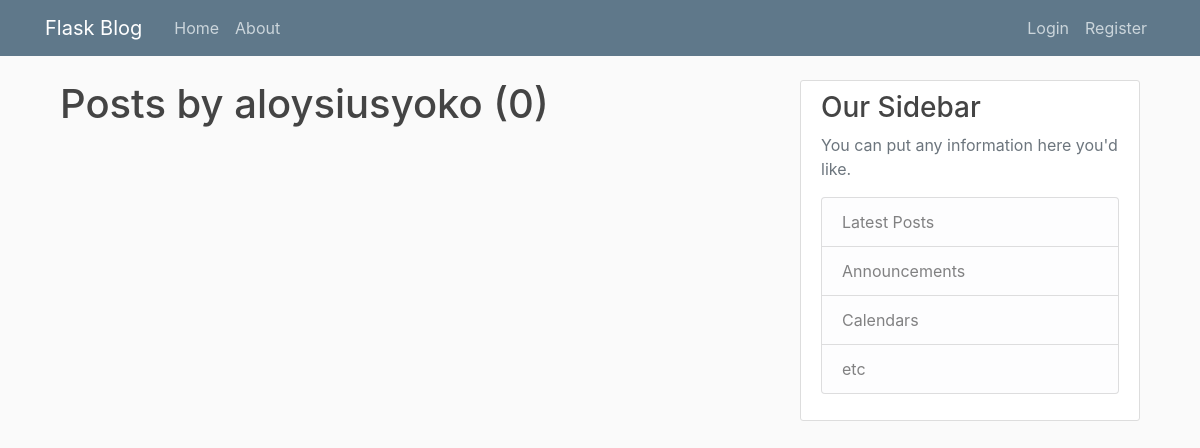
The page /user/aloysiusyoko on the database as committed earlier.
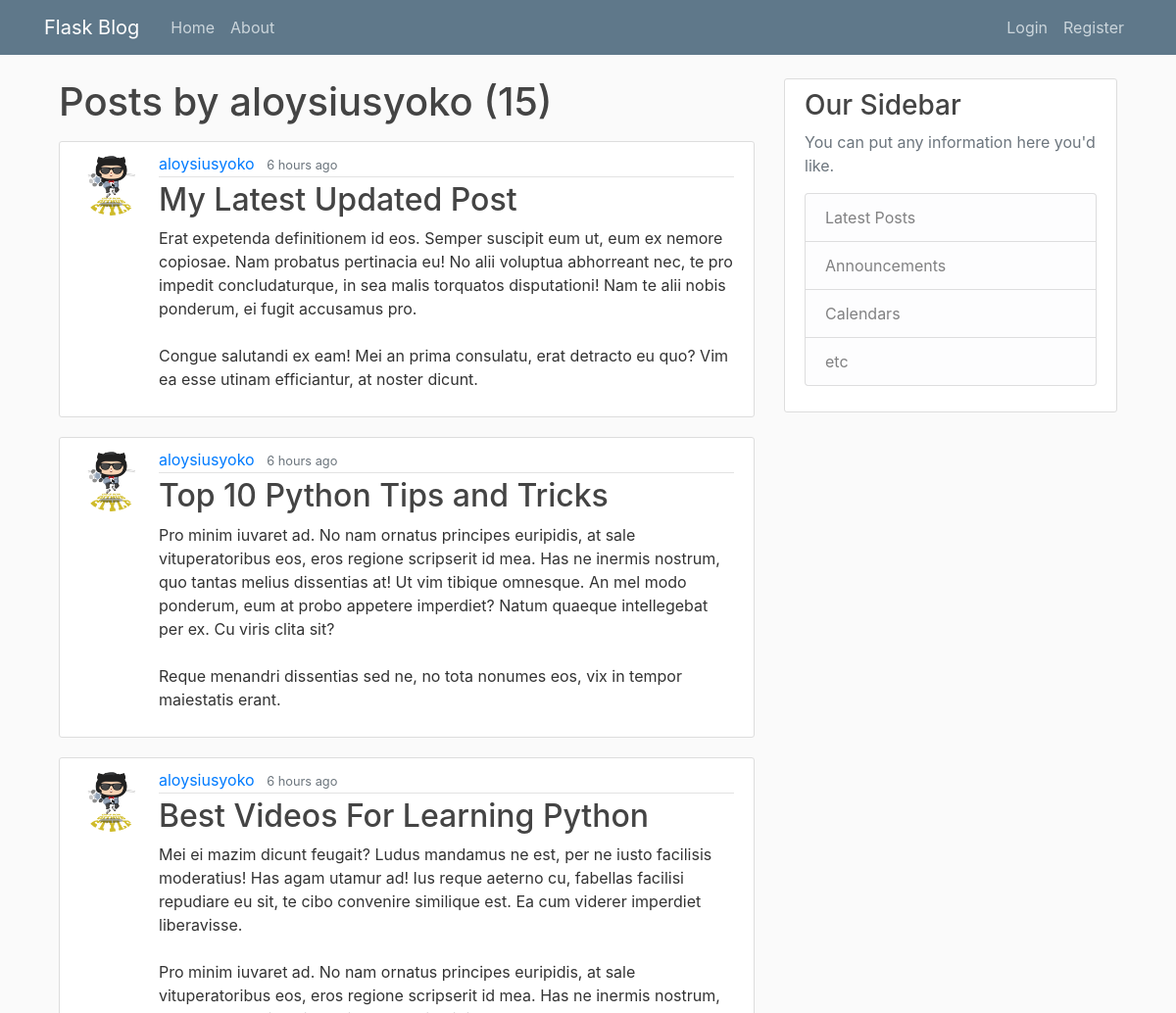
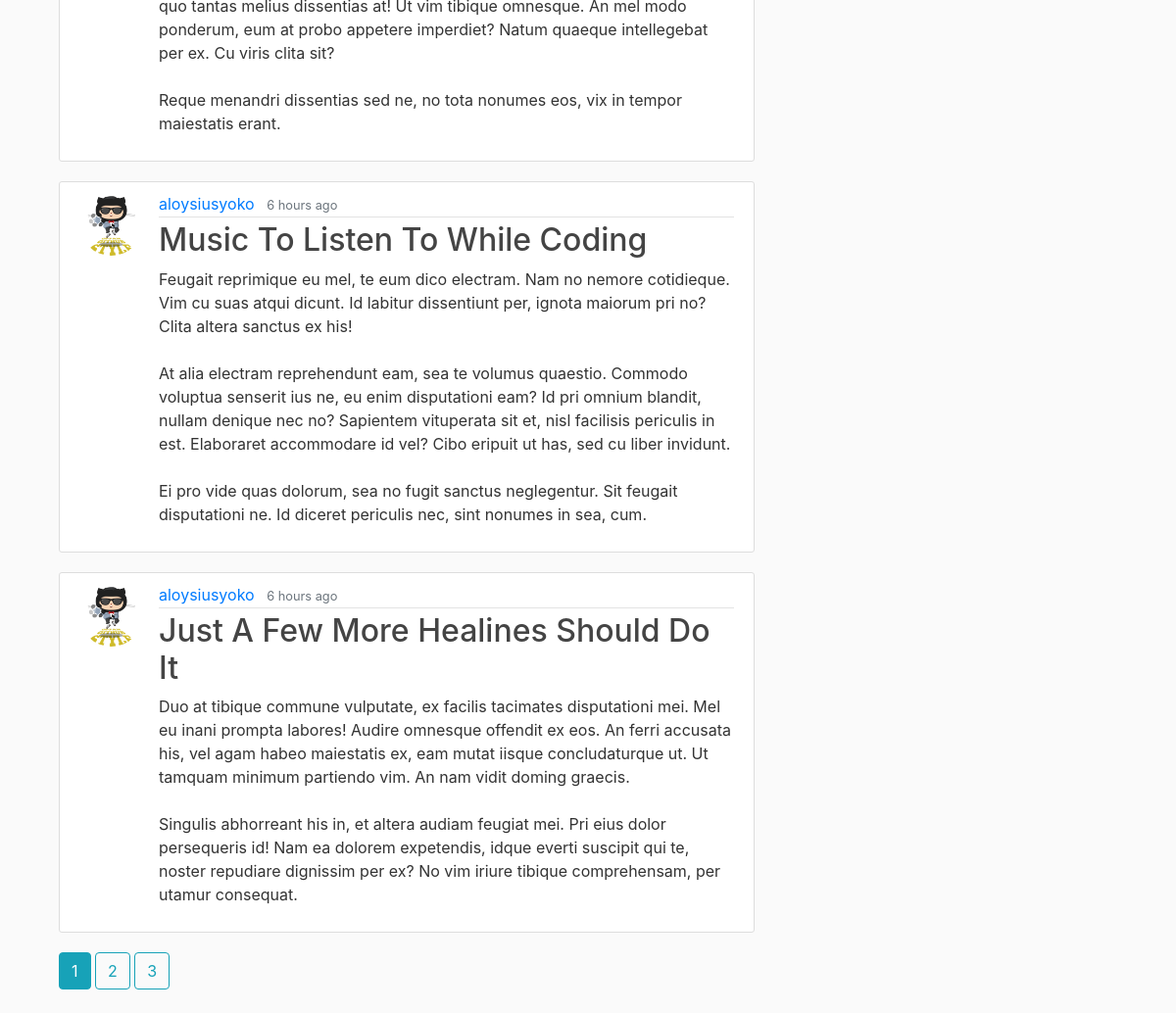
The same page on the database as committed later (2 pictures, top to bottom).
### flaskblog/models.py (models this page shows, shortened)
class User(db.Model, UserMixin):
    id = db.Column(db.Integer, primary_key=True)
    username = db.Column(db.String(20), unique=True, nullable=False)
    email = db.Column(db.String(120), unique=True, nullable=False)
    image_file = db.Column(db.String(20), nullable=False,
                           default='default.png')
    password = db.Column(db.String(60), nullable=False)
    posts = db.relationship('Post', backref='author', lazy=True)

class Post(db.Model):
    id = db.Column(db.Integer, primary_key=True)
    title = db.Column(db.String(100), nullable=False)
    date_posted = db.Column(db.DateTime, default=datetime.utcnow)
    content = db.Column(db.Text, nullable=False)
    user_id = db.Column(db.Integer, db.ForeignKey('user.id'), nullable=False)

### flaskblog/users/routes.py (the view)
@users.route("/user/<string:username>")
def user_posts(username):
    page = request.args.get('page', 1, type=int)
    per_page = request.args.get('per_page', 5, type=int)
    user = User.query.filter_by(username=username).first_or_404()
    posts = Post.query.filter_by(author=user)\
        .order_by(Post.date_posted.desc())\
        .paginate(page=page, per_page=per_page)
    return render_template('user_posts.html',
                           posts=posts, user=user)

### flaskblog/templates/user_posts.html
{% extends "layout.html" %}
{% block content %}
  <h1 class="mb-3">Posts by {{user.username}} ({{posts.total}})</h1>
  {% for post in posts.items %}
    <article class="media content-section">
      <img class="rounded-circle article-img" src="{{ url_for('static', filename='profile_pics/' + post.author.image_file) }}" alt="">
      <div class="media-body">
        <div class="article-metadata">
          <a class="mr-2" href="{{ url_for('users.user_posts', username=post.author.username) }}">{{ post.author.username }}</a>
          <small class="text-muted">{{ moment(post.date_posted).fromNow() }}</small>
        </div>
        <h2>
          <a class="article-title" href="{{ url_for('posts.post', post_id=post.id) }}">{{ post.title }}</a>
        </h2>
        <p class="article-content">{{ post.content }}</p>
      </div>
    </article>
  {% endfor %}
  {% for page_num in posts.iter_pages(left_edge=1, right_edge=1, left_current=1, right_current=2) %}
    {% if page_num %}
      {% if posts.page == page_num %}
        <a class="btn btn-info mb-4" href="{{ url_for('users.user_posts', username=user.username, page=page_num) }}">{{ page_num }}</a>
       {% else %}
        <a class="btn btn-outline-info mb-4" href="{{ url_for('users.user_posts', username=user.username, page=page_num) }}">{{ page_num }}</a>
       {% endif %}
    {% else %}
      <button class="btn btn-outline-info mb-4" disabled>...</button>
    {% endif %}
  {% endfor %}
{% endblock content%}

### flaskblog/templates/layout.html (shortened to what this page needs)
<!DOCTYPE html>
<html>
<head>
  <link rel="stylesheet" href="https://maxcdn.bootstrapcdn.com/bootstrap/4.0.0/css/bootstrap.min.css"
>
  <link rel="stylesheet" href="{{ url_for('static', filename='main.css') }}">
</head>
<body>
  <header class="site-header">
    <nav class="navbar navbar-expand-md navbar-dark bg-steel fixed-top">
      <div class="container">
        <a class="navbar-brand mr-4" href="{{ url_for('main.home') }}">Flask Blog</a>
        <div class="collapse navbar-collapse" id="navbarToggle">
          <div class="navbar-nav mr-auto">
            <a class="nav-item nav-link" href="{{ url_for('main.home') }}">Home</a>
            <a class="nav-item nav-link" href="{{ url_for('main.about') }}">About</a>
          </div>
          <div class="navbar-nav">
            {% if current_user.is_authenticated %}
              <a class="nav-item nav-link" href="{{ url_for('posts.new_post') }}">New Post</a>
              <a class="nav-item nav-link" href="{{ url_for('users.account') }}">Account</a>
              <a class="nav-item nav-link" href="{{ url_for('users.logout') }}">Logout</a>
            {% else %}
              <a class="nav-item nav-link" href="{{ url_for('users.login') }}">Login</a>
              <a class="nav-item nav-link" href="{{ url_for('users.register') }}">Register</a>
            {% endif %}
          </div>
        </div>
      </div>
    </nav>
  </header>
  <div class="container">
    <main role="main" class="container">
      <div class="row">
        <div class="col-md-8">
          {% block content %}{% endblock %}
        </div>
        <div class="col-md-4">
          <div class="content-section">
            <h3>Our Sidebar</h3>
            <p class='text-muted'>You can put any information here you'd like.
              <ul class="list-group">
                <li class="list-group-item list-group-item-light">Latest Posts</li>
                <li class="list-group-item list-group-item-light">Announcements</li>
                <li class="list-group-item list-group-item-light">Calendars</li>
                <li class="list-group-item list-group-item-light">etc</li>
              </ul>
            </p>
          </div>
        </div>
      </div>
    </main>
  </div>
</body>
</html>

### flaskblog/static/main.css (style rules this page uses)
body { background: #fafafa; color: #333333; margin-top: 5rem; }
h1, h2, h3, h4, h5, h6 { color: #444444; }
.bg-steel { background-color: #5f788a; }
.site-header .navbar-nav .nav-link { color: #cbd5db; }
.content-section { background: #ffffff; padding: 10px 20px; border: 1px solid #dddddd; border-radius: 3px; margin-bottom: 20px; }
.article-title { color: #444444; }
.article-content { white-space: pre-line; }
.article-img { height: 65px; width: 65px; margin-right: 16px; }
.article-metadata { padding-bottom: 1px; margin-bottom: 4px; border-bottom: 1px solid #e3e3e3; }

Rows that differ between the two databases and show on the page:
added Post: image_file (picture), author.username "aloysiusyoko", date_posted "6 hours ago", title "My Latest Updated Post", content "Erat expetenda definitionem id eos. Semper suscipit eum ut, eum ex nemore copiosae. Nam probatus pertinacia eu! No alii voluptua abhorreant nec, te pro impedit concludaturque, in sea malis torquatos disputationi! Nam te alii nobis ponderum, ei fugit accusamus pro. Congue salutandi ex eam! Mei an prima consulatu, erat detracto eu quo? Vim ea esse utinam efficiantur, at noster dicunt."
added Post: image_file (picture), author.username "aloysiusyoko", date_posted "6 hours ago", title "Top 10 Python Tips and Tricks", content "Pro minim iuvaret ad. No nam ornatus principes euripidis, at sale vituperatoribus eos, eros regione scripserit id mea. Has ne inermis nostrum, quo tantas melius dissentias at! Ut vim tibique omnesque. An mel modo ponderum, eum at probo appetere imperdiet? Natum quaeque intellegebat per ex. Cu viris clita sit? Reque menandri dissentias sed ne, no tota nonumes eos, vix in tempor maiestatis erant."
added Post: image_file (picture), author.username "aloysiusyoko", date_posted "6 hours ago", title "Best Videos For Learning Python", content "Mei ei mazim dicunt feugait? Ludus mandamus ne est, per ne iusto facilisis moderatius! Has agam utamur ad! Ius reque aeterno cu, fabellas facilisi repudiare eu sit, te cibo convenire similique est. Ea cum viderer imperdiet liberavisse. Pro minim iuvaret ad. No nam ornatus principes euripidis, at sale vituperatoribus eos, eros regione scripserit id mea. Has ne inermis nostrum, quo tantas melius dissentias at! Ut vim tibique omnesque. An mel modo ponderum, eum at probo appetere imperdiet? Natum quaeque intellegebat per ex. Cu viris clita sit? Reque menandri dissentias sed ne, no tota nonumes eos, vix in tempor maiestatis erant."
added Post: image_file (picture), author.username "aloysiusyoko", date_posted "6 hours ago", title "Music To Listen To While Coding", content "Feugait reprimique eu mel, te eum dico electram. Nam no nemore cotidieque. Vim cu suas atqui dicunt. Id labitur dissentiunt per, ignota maiorum pri no? Clita altera sanctus ex his! At alia electram reprehendunt eam, sea te volumus quaestio. Commodo voluptua senserit ius ne, eu enim disputationi eam? Id pri omnium blandit, nullam denique nec no? Sapientem vituperata sit et, nisl facilisis periculis in est. Elaboraret accommodare id vel? Cibo eripuit ut has, sed cu liber invidunt. Ei pro vide quas dolorum, sea no fugit sanctus neglegentur. Sit feugait disputationi ne. Id diceret periculis nec, sint nonumes in sea, cum."
added Post: image_file (picture), author.username "aloysiusyoko", date_posted "6 hours ago", title "Just A Few More Healines Should Do It", content "Duo at tibique commune vulputate, ex facilis tacimates disputationi mei. Mel eu inani prompta labores! Audire omnesque offendit ex eos. An ferri accusata his, vel agam habeo maiestatis ex, eam mutat iisque concludaturque ut. Ut tamquam minimum partiendo vim. An nam vidit doming graecis. Singulis abhorreant his in, et altera audiam feugiat mei. Pri eius dolor persequeris id! Nam ea dolorem expetendis, idque everti suscipit qui te, noster repudiare dignissim per ex? No vim iriure tibique comprehensam, per utamur consequat."
Other text that changed with them:
{{ posts.total }}: "0" → "15"
new list line: "1"
new list line: "2"
new list line: "3"
